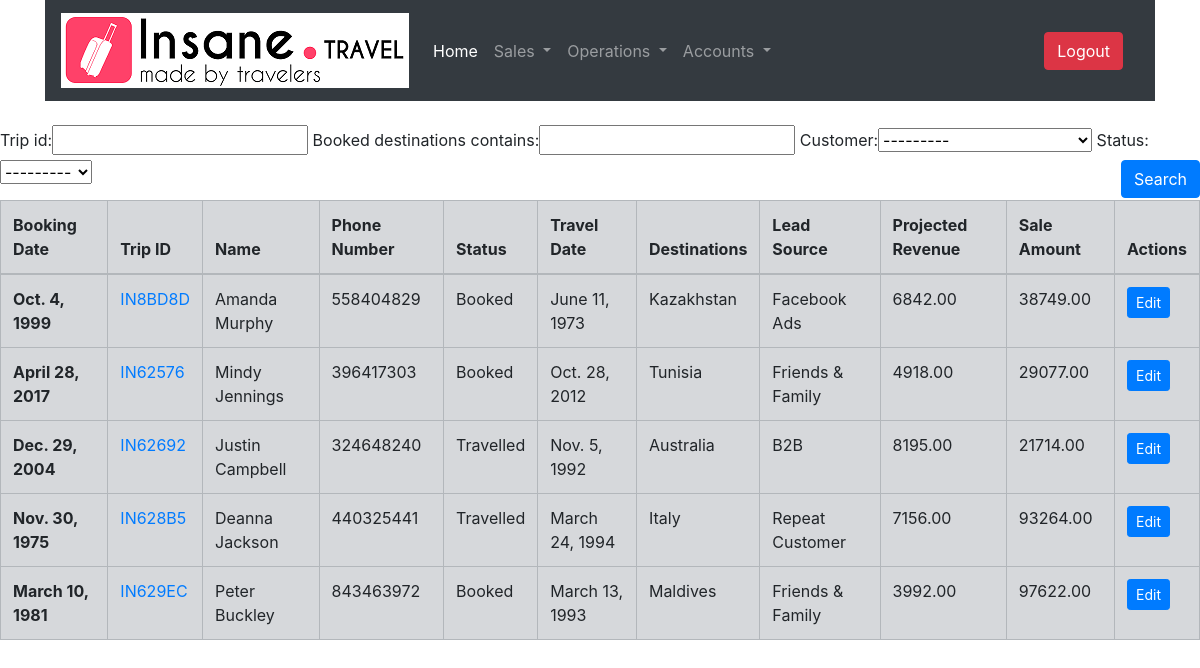
Page /operations/booking/list/ (signed in) on the earlier database version.
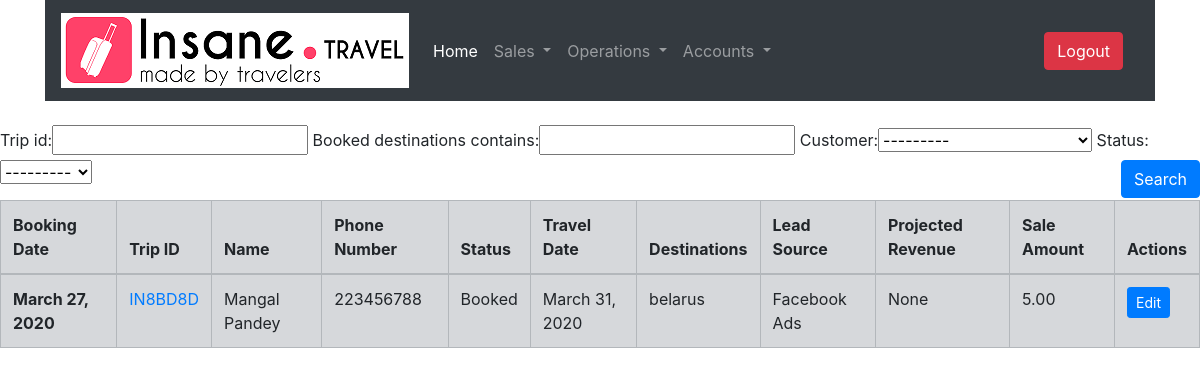
Same page on the later database version.
### OperationsApp/models.py (models this page shows, shortened)
class Booking(models.Model):
    status_choices = [
        ('BOOKED', 'Booked'),
        ('TRAVELLED', 'Travelled'),
        ('CLOSED', 'Closed')
    ]
    lead = models.OneToOneField(Lead,related_name='Booking',on_delete=models.PROTECT)
    customer = models.ForeignKey(Customer,related_name='Booking',editable=False,on_delete=models.PROTECT,null=True)
    status = models.CharField(max_length=25,choices=status_choices,default='BOOKED')
    booking_date = models.DateField()
    travel_date = models.DateField()
    booked_destinations = models.CharField(max_length=256)
    sale_amount = models.DecimalField(max_digits=19,decimal_places=2,blank=True,null=True)
    projected_revenue = models.DecimalField(max_digits=19,decimal_places=2,blank=True,null=True)
    actual_revenue = models.DecimalField(max_digits=19,decimal_places=2,blank=True,null=True)
    tcs_amount = models.DecimalField(max_digits=19,decimal_places=2,blank=True,null=True)
    gst_amount = models.DecimalField(max_digits=19,decimal_places=2,blank=True,null=True)
    commission_paid = models.DecimalField(max_digits=19,decimal_places=2,blank=True,null=True)
    trip_id = models.CharField(max_length=10,editable=False)

### SalesApp/models.py (models this page shows, shortened)
class Lead(models.Model):
    lead_source_choices = [
        ('FNF', 'Friends & Family'),
        ('TT', 'Travel Triangle'),
        ('CRF', 'Customer Referral'),
        ('RPC', 'Repeat Customer'),
        ('FBAD','Facebook Ads'),
        ('B2B','B2B'),
        ('WEB','Website / Online Forums'),
    ]
    lead_status_choices = [
        ('NEW', 'New Enquiry'),
        ('QUOTED', 'Quoted'),
        ('BOOKED', 'Booked')
    ]
    customer = models.ForeignKey(Customer,related_name='Leads',on_delete=models.PROTECT)
    destinations = models.CharField(max_length=256)
    lead_source = models.CharField(max_length=256,choices=lead_source_choices,default='FNF')
    lead_source_id = models.CharField(max_length=25,blank=True)
    lead_status = models.CharField(max_length=25,choices=lead_status_choices,default='NEW')
    remarks = models.TextField(blank=True)
    trip_id = models.CharField(max_length=10,editable=False,unique=True,default=get_trip_id)
    creation_date = models.DateField(auto_now=True)

class Customer(models.Model):
    name = models.CharField(max_length=256)
    email = models.EmailField(unique=True)
    phone = models.PositiveIntegerField()
    def __str__(self):
        return self.name

### OperationsApp/views.py (the view)
# urls.py: path('booking/list/',views.BookingListView.as_view(),name='booking_list'),
class BookingListView(LoginRequiredMixin,FilterView):
    template_name = 'OperationsApp/booking_list.html'
    paginate_by = 5
    form_class = BookingForm
    filterset_class = BookingFilter

### OperationsApp/filters.py (called while the page is built)
    @property
    def qs(self):
        parent = super().qs
        return parent.exclude(status='CLOSED')

### SalesApp/templatetags/my_extras.py (called while the page is built)
@register.filter(name='has_group')
def has_group(user, group_name):
    group = Group.objects.get(name=group_name)
    return True if group in user.groups.all() else False

### OperationsApp/templates/OperationsApp/booking_list.html (shortened to what this page needs)
{% extends 'base_staff.html' %}
{% load static %}
{% load bootstrap4 %}
{% load bootstrap_pagination %}
{% load my_extras %}
{% block content %}
  <br>
  <form class="form-group" method="get">
      {{filter.form}}
      <input class="btn btn-primary float-right" type="submit" value='Search' />
  </form>
  <table class="table table-bordered table-hover table-secondary">
  <thead>
    <tr>
      <th scope="col">Booking Date</th>
      <th scope="col">Trip ID</th>
      <th scope="col">Name</th>
      <th scope="col">Phone Number</th>
      <th scope="col">Status</th>
      <th scope="col">Travel Date</th>
      <th scope="col">Destinations</th>
      <th scope="col">Lead Source</th>
      <th scope="col">Projected Revenue</th>
      <th scope="col">Sale Amount</th>
      {% if user|has_group:'Operations' %}<th scope="col">Actions</th>{% endif %}
    </tr>
  </thead>
  <tbody>
    {% for booking in object_list %}
      <tr>
        <th scope="row">{{ booking.booking_date }}</th>
        <td><a href="{% url 'OperationsApp:booking_detail' pk=booking.pk %}">{{ booking.trip_id }}</a></td>
        <td>{{ booking.lead.customer.name }}</td>
        <td>{{ booking.lead.customer.phone }}</td>
        <td>{{ booking.get_status_display }}</td>
        <td>{{ booking.travel_date }}</td>
        <td>{{ booking.booked_destinations }}</td>
        <td>{{ booking.lead.get_lead_source_display }}</td>
        <td>{{ booking.projected_revenue }}</td>
        <td>{{ booking.sale_amount }}</td>
        {%if user|has_group:'Operations' %}
        <td><a href="{% url 'OperationsApp:booking_update' pk=booking.pk %}"><button type="button" class="btn btn-primary btn-sm">Edit</button></a></td>
        {% endif %}
      </tr>
    {% endfor %}
    </tbody>
  </table>
{% endblock %}

Differences in the rows shown:
removed Booking: booking_date "Oct. 4, 1999", trip_id "IN8BD8D", lead.customer.name "Amanda Murphy", lead.customer.phone "558404829", status "Booked", travel_date "June 11, 1973", booked_destinations "Kazakhstan", lead.lead_source "Facebook Ads", projected_revenue "6842.00", sale_amount "38749.00"
removed Booking: booking_date "April 28, 2017", trip_id "IN62576", lead.customer.name "Mindy Jennings", lead.customer.phone "396417303", status "Booked", travel_date "Oct. 28, 2012", booked_destinations "Tunisia", lead.lead_source "Friends & Family", projected_revenue "4918.00", sale_amount "29077.00"
removed Booking: booking_date "Dec. 29, 2004", trip_id "IN62692", lead.customer.name "Justin Campbell", lead.customer.phone "324648240", status "Travelled", travel_date "Nov. 5, 1992", booked_destinations "Australia", lead.lead_source "B2B", projected_revenue "8195.00", sale_amount "21714.00"
removed Booking: booking_date "Nov. 30, 1975", trip_id "IN628B5", lead.customer.name "Deanna Jackson", lead.customer.phone "440325441", status "Travelled", travel_date "March 24, 1994", booked_destinations "Italy", lead.lead_source "Repeat Customer", projected_revenue "7156.00", sale_amount "93264.00"
removed Booking: booking_date "March 10, 1981", trip_id "IN629EC", lead.customer.name "Peter Buckley", lead.customer.phone "843463972", status "Booked", travel_date "March 13, 1993", booked_destinations "Maldives", lead.lead_source "Friends & Family", projected_revenue "3992.00", sale_amount "97622.00"
added Booking: booking_date "March 27, 2020", trip_id "IN8BD8D", lead.customer.name "Mangal Pandey", lead.customer.phone "223456788", status "Booked", travel_date "March 31, 2020", booked_destinations "belarus", lead.lead_source "Facebook Ads", projected_revenue "None", sale_amount "5.00"
